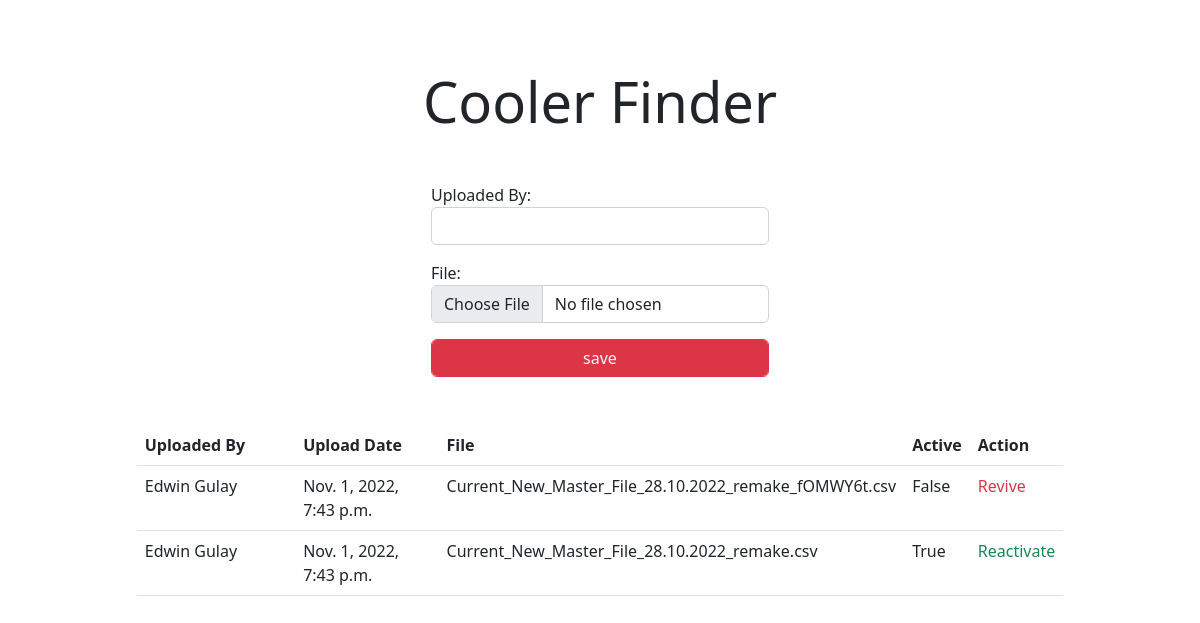
The app's page /upload/ (signed in), older data.
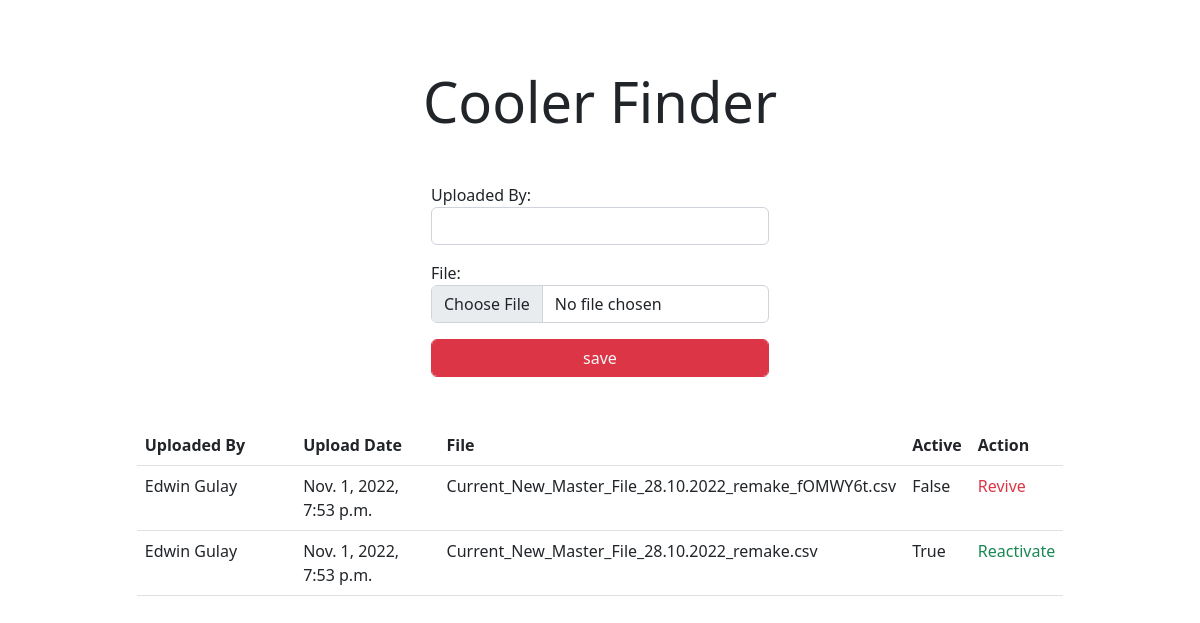
The same page, newer data.
### search/models.py (models this page shows)
class MasterDataFile(models.Model):
    file_name = models.CharField(max_length=100, verbose_name='Uploaded By')
    file = models.FileField()
    file_date = models.DateTimeField(auto_now=True)
    active  = models.BooleanField(default=True)
    def __str__(self):
        return self.filename()
    def filename(self):
        return os.path.basename(self.file.name)

### search/views.py (the view)
# urls.py: path('upload/', upload_file, name='upload'),
def upload_file(request):
    if request.user.is_authenticated is not True:
        return redirect("/login")
    if request.method == 'POST':
        form = MasterDataFileForm(request.POST,request.FILES)
        if form.is_valid():
            form.save()
            return redirect("/upload")
    else:
        uploads = MasterDataFile.objects.all().order_by('-id')
        form = MasterDataFileForm()
    return render(request, "upload.html", {'form': form, 'uploads': uploads})

### search/forms.py
class MasterDataFileForm(forms.ModelForm):
    class Meta:
        model = MasterDataFile
        fields = ('file_name', 'file')
        widgets = {
            'file_name' : forms.TextInput(attrs={'class': 'form-control'}),
            'file': forms.FileInput(attrs={'class': 'form-control', 'accept':'.csv'})
        }

### template/upload.html (shortened to what this page needs)
<!DOCTYPE html>
<html lang="en">
<head>
    <link href="https://cdn.jsdelivr.net/npm/bootstrap@5.2.1/dist/css/bootstrap.min.css" rel="stylesheet"
>
</head>
<body>
    <div id="header">
    </div>
    <div class="d-flex justify-content-center alig-item-center my-5">
        <span class="display-4 ">Cooler Finder</span>
    </div>
    <div class="d-flex justify-content-center alig-item-center my-5">
        <form action="" method="post" enctype="multipart/form-data">
            {{form.as_p}}
            <input class="btn btn-danger text-light form-control" type="submit" value="save">
        </form>
    </div>
    <div class="d-flex justify-content-center my-5">
    <div class="">
        <div class="col-12">
            <table class="table">
                <tr>
                    <th>Uploaded By</th>
                    <th>Upload Date</th>
                    <th>File</th>
                    <th>Active</th>
                    <th>Action</th>
                </tr>
                {% for upload in uploads %}
                <tr>
                    <td width="40%">{{upload.file_name}}</td>
                    <td width="40%">{{upload.file_date}}</td>
                    <td>{{upload}}</td>
                    <td>{{upload.active}}</td>
                    <td>{% if upload.active %}
                        <a href="{% url 'activate_file' upload.id %}" class="text-success">Reactivate</a>
                        {% else %}
                        <a href="{% url 'activate_file' upload.id %}" class="text-danger">Revive</a>
                        {% endif %}
                    </td>
                </tr>
                {% endfor %}
            </table>
        </div>
    </div>
    </div>
</body>
</html>

Row changes from the older to the newer data that the page shows:
changed MasterDataFile "Current_New_Master_File_28.10.2022_remake_fOMWY6t.csv": file_date "Nov. 1, 2022, 7:43 p.m." → "Nov. 1, 2022, 7:53 p.m."
changed MasterDataFile "Current_New_Master_File_28.10.2022_remake.csv": file_date "Nov. 1, 2022, 7:43 p.m." → "Nov. 1, 2022, 7:53 p.m."
